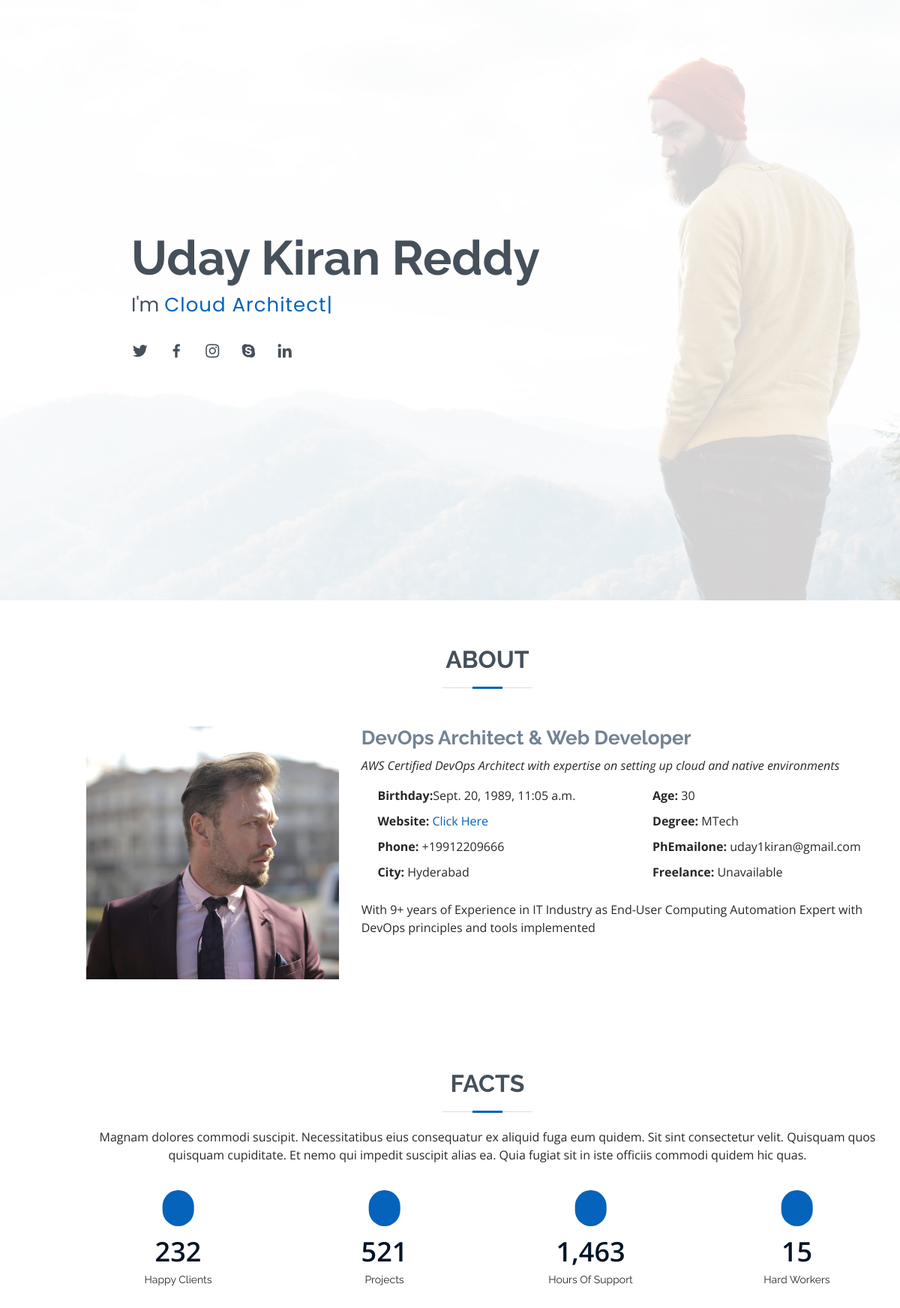
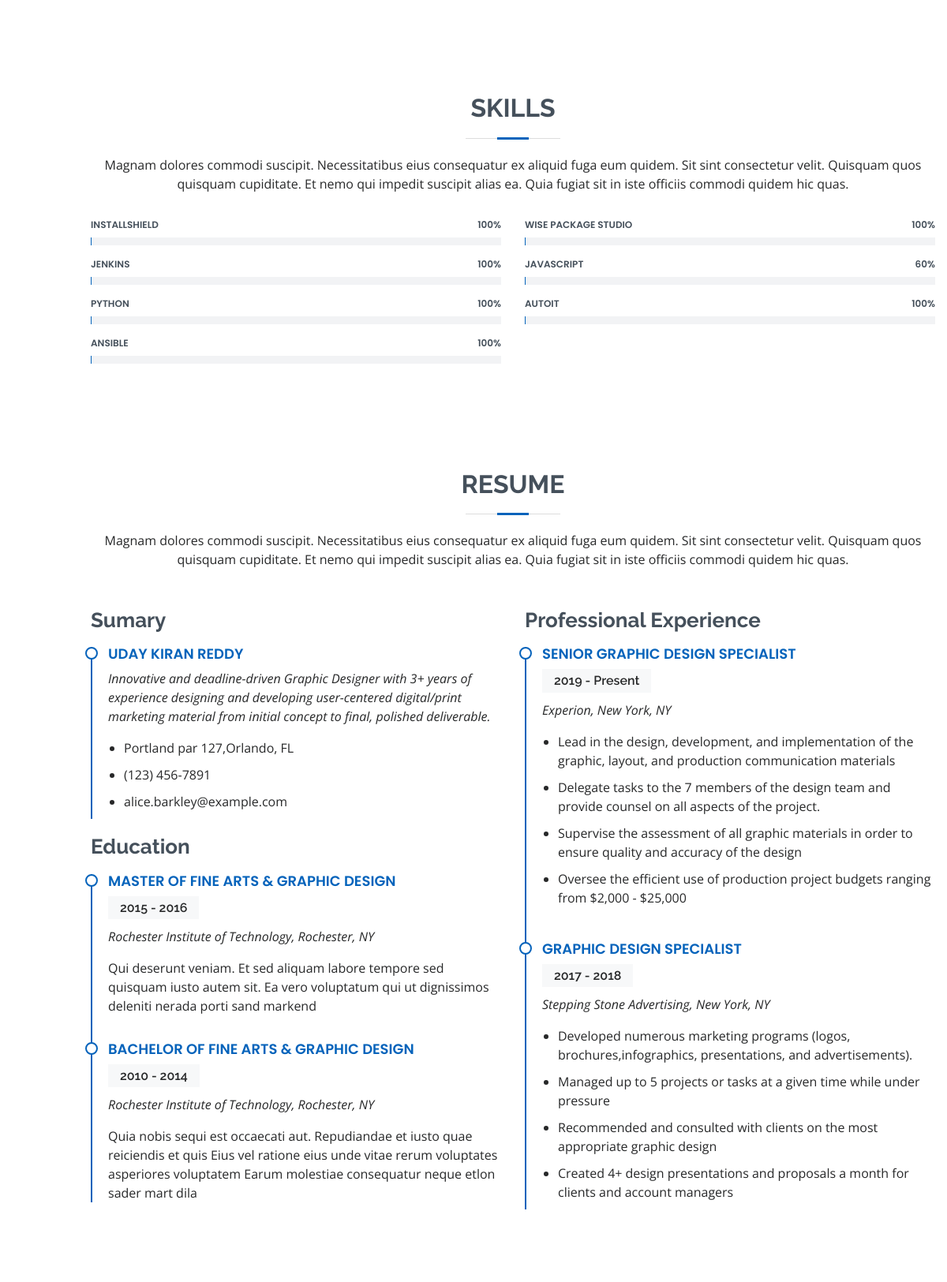
The page / (upper part) on the database its author committed (2 pictures, top to bottom).
### homepage/models.py (models this page shows, shortened)
class Profile(models.Model):
    dateofbirth = models.DateTimeField(null=True, blank=True)
    website = models.TextField(blank=True)
    degree = models.TextField(blank=True)
    phone = PhoneField(blank=True, help_text='Contact phone number')
    email = models.TextField(blank=True)
    city = models.TextField(blank=True)
    freelance = models.BooleanField(default=False)
    heading = models.TextField(blank=True)
    caption = models.TextField(blank=True)
    summary = models.TextField(blank=True)
    profile_captions_csv = models.TextField(blank=True)
    name = models.TextField(blank=True)
    webtitle = models.TextField(blank=True)

class Skill(models.Model):
    name = models.TextField(blank=True)
    progress = models.SmallIntegerField(default=10)

### homepage/views.py (the view)
# urls.py: 2. Add a URL to urlpatterns:  path('', views.home, name='home')
def home(request):
    profile = get_object_or_404(Profile)
    skills = Skill.objects.all()
    print(profile.dateofbirth)
    skills_1 = get_odds(skills, False)
    skills_2 = get_odds(skills, True)
    return render(request, 'homepage/home.html', {'title': profile.webtitle, 'username': profile.name, 'profile': profile, 'skills_1': skills_1, 'skills_2': skills_2})

### homepage/views.py (called while the page is built)
def get_odds(local_list, even=True):
    odd_i = []
    even_i = []
    for i in range(0, len(local_list)):
      if (i % 2 == 0):
        even_i.append(local_list[i])
      else:
        odd_i.append(local_list[i])
    if even:
       return even_i
    else:
       return odd_i

### homepage/templates/homepage/home.html (shortened to what this page needs)
{% load static %}
<!DOCTYPE html>
<html lang="en">
<head>
  <link href="{% static 'assets/vendor/bootstrap/css/bootstrap.min.css' %}" rel="stylesheet">
  <link href="{% static 'assets/vendor/icofont/icofont.min.css' %}" rel="stylesheet">
  <link href="{% static 'assets/vendor/boxicons/css/boxicons.min.css' %}" rel="stylesheet">
  <link href="{% static 'assets/vendor/venobox/venobox.css' %}" rel="stylesheet">
  <link href="{% static 'assets/vendor/owl.carousel/assets/owl.carousel.min.css' %}" rel="stylesheet">
  <link href="{% static 'assets/vendor/aos/aos.css' %}" rel="stylesheet">
  <link href="{% static 'assets/css/style.css' %}" rel="stylesheet">
</head>
<body>
  <header id="header" class="d-flex flex-column justify-content-center">
  </header>
  <section id="hero" class="d-flex flex-column justify-content-center">
    <div class="container" data-aos="zoom-in" data-aos-delay="100">
      <h1>{{ username }}</h1>
      <p>I'm <span class="typed" data-typed-items="{{ profile.profile_captions_csv }}"></span></p>
      <div class="social-links">
        <a href="#" class="twitter"><i class="bx bxl-twitter"></i></a>
        <a href="#" class="facebook"><i class="bx bxl-facebook"></i></a>
        <a href="#" class="instagram"><i class="bx bxl-instagram"></i></a>
        <a href="#" class="google-plus"><i class="bx bxl-skype"></i></a>
        <a href="#" class="linkedin"><i class="bx bxl-linkedin"></i></a>
      </div>
    </div>
  </section>
  <main id="main">
    <section id="about" class="about">
      <div class="container" data-aos="fade-up">
        <div class="section-title">
          <h2>About</h2>
        </div>
        <div class="row">
          <div class="col-lg-4">
            <img src="{% static 'assets/img/profile-img.jpg' %}" class="img-fluid" alt="">
          </div>
          <div class="col-lg-8 pt-4 pt-lg-0 content">
            <h3>{{ profile.heading }}</h3>
            <p class="font-italic">
              {{ profile.caption }}
            </p>
            <div class="row">
              <div class="col-lg-6">
                <ul>
                  <li><i class="icofont-rounded-right"></i> <strong>Birthday:</strong>{{ profile.dateofbirth }}</li>
                  <li><i class="icofont-rounded-right"></i> <strong>Website:</strong> <a href={{ profile.website }}>Click Here</a></li>
                  <li><i class="icofont-rounded-right"></i> <strong>Phone:</strong> {{ profile.phone }}</li>
                  <li><i class="icofont-rounded-right"></i> <strong>City:</strong> {{ profile.city }}</li>
                </ul>
              </div>
              <div class="col-lg-6">
                <ul>
                  <li><i class="icofont-rounded-right"></i> <strong>Age:</strong> 30</li>
                  <li><i class="icofont-rounded-right"></i> <strong>Degree:</strong> {{ profile.degree }}</li>
                  <li><i class="icofont-rounded-right"></i> <strong>PhEmailone:</strong> {{ profile.email }}</li>
                  <li><i class="icofont-rounded-right"></i> <strong>Freelance:</strong> {% if profile.freelance %}Available{% else %}Unavailable{% endif %}</li>
                </ul>
              </div>
            </div>
            <p>
              {{ profile.summary }}
			 </p>
          </div>
        </div>
      </div>
    </section>
    <section id="facts" class="facts">
      <div class="container" data-aos="fade-up">
        <div class="section-title">
          <h2>Facts</h2>
          <p>Magnam dolores commodi suscipit. Necessitatibus eius consequatur ex aliquid fuga eum quidem. Sit sint consectetur velit. Quisquam quos quisquam cupiditate. Et nemo qui impedit suscipit alias ea. Quia fugiat sit in iste officiis commodi quidem hic quas.</p>
        </div>
        <div class="row">
          <div class="col-lg-3 col-md-6">
            <div class="count-box">
              <i class="icofont-simple-smile"></i>
              <span data-toggle="counter-up">232</span>
              <p>Happy Clients</p>
            </div>
          </div>
          <div class="col-lg-3 col-md-6 mt-5 mt-md-0">
            <div class="count-box">
              <i class="icofont-document-folder"></i>
              <span data-toggle="counter-up">521</span>
              <p>Projects</p>
            </div>
          </div>
          <div class="col-lg-3 col-md-6 mt-5 mt-lg-0">
            <div class="count-box">
              <i class="icofont-live-support"></i>
              <span data-toggle="counter-up">1,463</span>
              <p>Hours Of Support</p>
            </div>
          </div>
          <div class="col-lg-3 col-md-6 mt-5 mt-lg-0">
            <div class="count-box">
              <i class="icofont-users-alt-5"></i>
              <span data-toggle="counter-up">15</span>
              <p>Hard Workers</p>
            </div>
          </div>
        </div>
      </div>
    </section>
    <section id="skills" class="skills section-bg">
      <div class="container" data-aos="fade-up">
        <div class="section-title">
          <h2>Skills</h2>
          <p>Magnam dolores commodi suscipit. Necessitatibus eius consequatur ex aliquid fuga eum quidem. Sit sint consectetur velit. Quisquam quos quisquam cupiditate. Et nemo qui impedit suscipit alias ea. Quia fugiat sit in iste officiis commodi quidem hic quas.</p>
        </div>
        <div class="row skills-content">
          <div class="col-lg-6">
            {% for skill in skills_2 %}
            <div class="progress">
              <span class="skill">{{skill.name}} <i class="val">{{skill.progress}}%</i></span>
              <div class="progress-bar-wrap">
              </div>
            </div>
            {% endfor %}
          </div>
		  <div class="col-lg-6">
            {% for skill in skills_1 %}
            <div class="progress">
              <span class="skill">{{skill.name}} <i class="val">{{skill.progress}}%</i></span>
              <div class="progress-bar-wrap">
              </div>
            </div>
            {% endfor %}
          </div>
        </div>
      </div>
    </section>
    <section id="resume" class="resume">
      <div class="container" data-aos="fade-up">
        <div class="section-title">
          <h2>Resume</h2>
          <p>Magnam dolores commodi suscipit. Necessitatibus eius consequatur ex aliquid fuga eum quidem. Sit sint consectetur velit. Quisquam quos quisquam cupiditate. Et nemo qui impedit suscipit alias ea. Quia fugiat sit in iste officiis commodi quidem hic quas.</p>
        </div>
        <div class="row">
          <div class="col-lg-6">
            <h3 class="resume-title">Sumary</h3>
            <div class="resume-item pb-0">
              <h4>{{ username }}</h4>
              <p><em>Innovative and deadline-driven Graphic Designer with 3+ years of experience designing and developing user-centered digital/print marketing material from initial concept to final, polished deliverable.</em></p>
              <ul>
                <li>Portland par 127,Orlando, FL</li>
                <li>(123) 456-7891</li>
                <li>alice.barkley@example.com</li>
              </ul>
            </div>
            <h3 class="resume-title">Education</h3>
            <div class="resume-item">
              <h4>Master of Fine Arts &amp; Graphic Design</h4>
              <h5>2015 - 2016</h5>
              <p><em>Rochester Institute of Technology, Rochester, NY</em></p>
              <p>Qui deserunt veniam. Et sed aliquam labore tempore sed quisquam iusto autem sit. Ea vero voluptatum qui ut dignissimos deleniti nerada porti sand markend</p>
            </div>
            <div class="resume-item">
              <h4>Bachelor of Fine Arts &amp; Graphic Design</h4>
              <h5>2010 - 2014</h5>
              <p><em>Rochester Institute of Technology, Rochester, NY</em></p>
              <p>Quia nobis sequi est occaecati aut. Repudiandae et iusto quae reiciendis et quis Eius vel ratione eius unde vitae rerum voluptates asperiores voluptatem Earum molestiae consequatur neque etlon sader mart dila</p>
            </div>
          </div>
          <div class="col-lg-6">
            <h3 class="resume-title">Professional Experience</h3>
            <div class="resume-item">
              <h4>Senior graphic design specialist</h4>
              <h5>2019 - Present</h5>
              <p><em>Experion, New York, NY </em></p>
              <ul>
                <li>Lead in the design, development, and implementation of the graphic, layout, and production communication materials</li>
                <li>Delegate tasks to the 7 members of the design team and provide counsel on all aspects of the project. </li>
                <li>Supervise the assessment of all graphic materials in order to ensure quality and accuracy of the design</li>
                <li>Oversee the efficient use of production project budgets ranging from $2,000 - $25,000</li>
              </ul>
            </div>
            <div class="resume-item">
              <h4>Graphic design specialist</h4>
              <h5>2017 - 2018</h5>
              <p><em>Stepping Stone Advertising, New York, NY</em></p>
              <ul>
                <li>Developed numerous marketing programs (logos, brochures,infographics, presentations, and advertisements).</li>
                <li>Managed up to 5 projects or tasks at a given time while under pressure</li>
                <li>Recommended and consulted with clients on the most appropriate graphic design</li>
                <li>Created 4+ design presentations and proposals a month for clients and account managers</li>
              </ul>
            </div>
          </div>
        </div>
      </div>
    </section>
    <section id="portfolio" class="portfolio section-bg">
    </section>
  </main>
</body>
</html>

### homepage/static/assets/css/style.css (style rules this page uses)
body { font-family: "Open Sans", sans-serif; color: #272829; }
a { color: #0563bb; }
h1, h2, h3, h4, h5, h6 { font-family: "Raleway", sans-serif; }
#header { position: fixed; top: 0; left: 0; bottom: 0; z-index: 9997; transition: all 0.5s; padding: 15px; overflow-y: auto; }
@media (min-width: 992px) { #main { margin-left: 100px; } }
#hero { width: 100%; height: 100vh; background: url("../img/hero-bg.jpg") top right no-repeat; background-size: cover; position: relative; }
@media (min-width: 992px) { #hero { padding-left: 160px; } }
#hero:before { content: ""; background: rgba(255, 255, 255, 0.8); position: absolute; bottom: 0; top: 0; left: 0; right: 0; }
#hero h1 { margin: 0; font-size: 64px; font-weight: 700; line-height: 56px; color: #45505b; }
#hero p { color: #45505b; margin: 15px 0 0 0; font-size: 26px; font-family: "Poppins", sans-serif; }
#hero p span { color: #0563bb; letter-spacing: 1px; }
#hero .social-links { margin-top: 30px; }
#hero .social-links a { font-size: 24px; display: inline-block; color: #45505b; line-height: 1; margin-right: 20px; transition: 0.3s; }
section { padding: 60px 0; overflow: hidden; }
.section-title { text-align: center; padding-bottom: 30px; }
.section-title h2 { font-size: 32px; font-weight: bold; text-transform: uppercase; margin-bottom: 20px; padding-bottom: 20px; position: relative; color: #45505b; }
.section-title h2::before { content: ''; position: absolute; display: block; width: 120px; height: 1px; background: #ddd; bottom: 1px; left: calc(50% - 60px); }
.section-title h2::after { content: ''; position: absolute; display: block; width: 40px; height: 3px; background: #0563bb; bottom: 0; left: calc(50% - 20px); }
.section-title p { margin-bottom: 0; }
.about .content h3 { font-weight: 700; font-size: 26px; color: #728394; }
.about .content ul { list-style: none; padding: 0; }
.about .content ul li { padding-bottom: 10px; }
.about .content ul i { font-size: 20px; padding-right: 2px; color: #0563bb; }
.about .content p:last-child { margin-bottom: 0; }
.facts .count-box { padding: 30px 30px 25px 30px; margin-top: 30px; width: 100%; position: relative; text-align: center; background: #fff; }
.facts .count-box i { position: absolute; top: -25px; left: 50%; transform: translateX(-50%); font-size: 24px; background: #0563bb; padding: 12px; color: #fff; border-radius: 50px; }
.facts .count-box span { font-size: 36px; display: block; font-weight: 600; color: #011426; }
.facts .count-box p { padding: 0; margin: 0; font-family: "Raleway", sans-serif; font-size: 14px; }
.skills .progress { height: 50px; display: block; background: none; }
.skills .progress .skill { padding: 10px 0; margin: 0 0 6px 0; text-transform: uppercase; display: block; font-weight: 600; font-family: "Poppins", sans-serif; color: #45505b; }
.skills .progress .skill .val { float: right; font-style: normal; }
.skills .progress-bar-wrap { background: #f2f3f5; }
.resume .resume-title { font-size: 26px; font-weight: 700; margin-top: 20px; margin-bottom: 20px; color: #45505b; }
.resume .resume-item { padding: 0 0 20px 20px; margin-top: -2px; border-left: 2px solid #0563bb; position: relative; }
.resume .resume-item h4 { line-height: 18px; font-size: 18px; font-weight: 600; text-transform: uppercase; font-family: "Poppins", sans-serif; color: #0563bb; margin-bottom: 10px; }
.resume .resume-item h5 { font-size: 16px; background: #f7f8f9; padding: 5px 15px; display: inline-block; font-weight: 600; margin-bottom: 10px; }
.resume .resume-item ul { padding-left: 20px; }
.resume .resume-item ul li { padding-bottom: 10px; }
.resume .resume-item:last-child { padding-bottom: 0; }
.resume .resume-item::before { content: ""; position: absolute; width: 16px; height: 16px; border-radius: 50px; left: -9px; top: 0; background: #fff; border: 2px solid #0563bb; }

### rows shown on the page
Profile: name "Uday Kiran Reddy", heading "DevOps Architect & Web Developer", caption "AWS Certified DevOps Architect with expertise on setting up cloud and native environments", dateofbirth "Sept. 20, 1989, 11:05 a.m.", phone "+19912209666", city "Hyderabad", degree "MTech", email "uday1kiran@gmail.com", summary "With 9+ years of Experience in IT Industry as End-User Computing Automation Expert with DevOps principles and tools implemented", name "UDAY KIRAN REDDY"
Skill: name "INSTALLSHIELD", progress "100"
Skill: name "JENKINS", progress "100"
Skill: name "PYTHON", progress "100"
Skill: name "ANSIBLE", progress "100"
Skill: name "WISE PACKAGE STUDIO", progress "100"
Skill: name "JAVASCRIPT", progress "60"
Skill: name "AUTOIT", progress "100"
